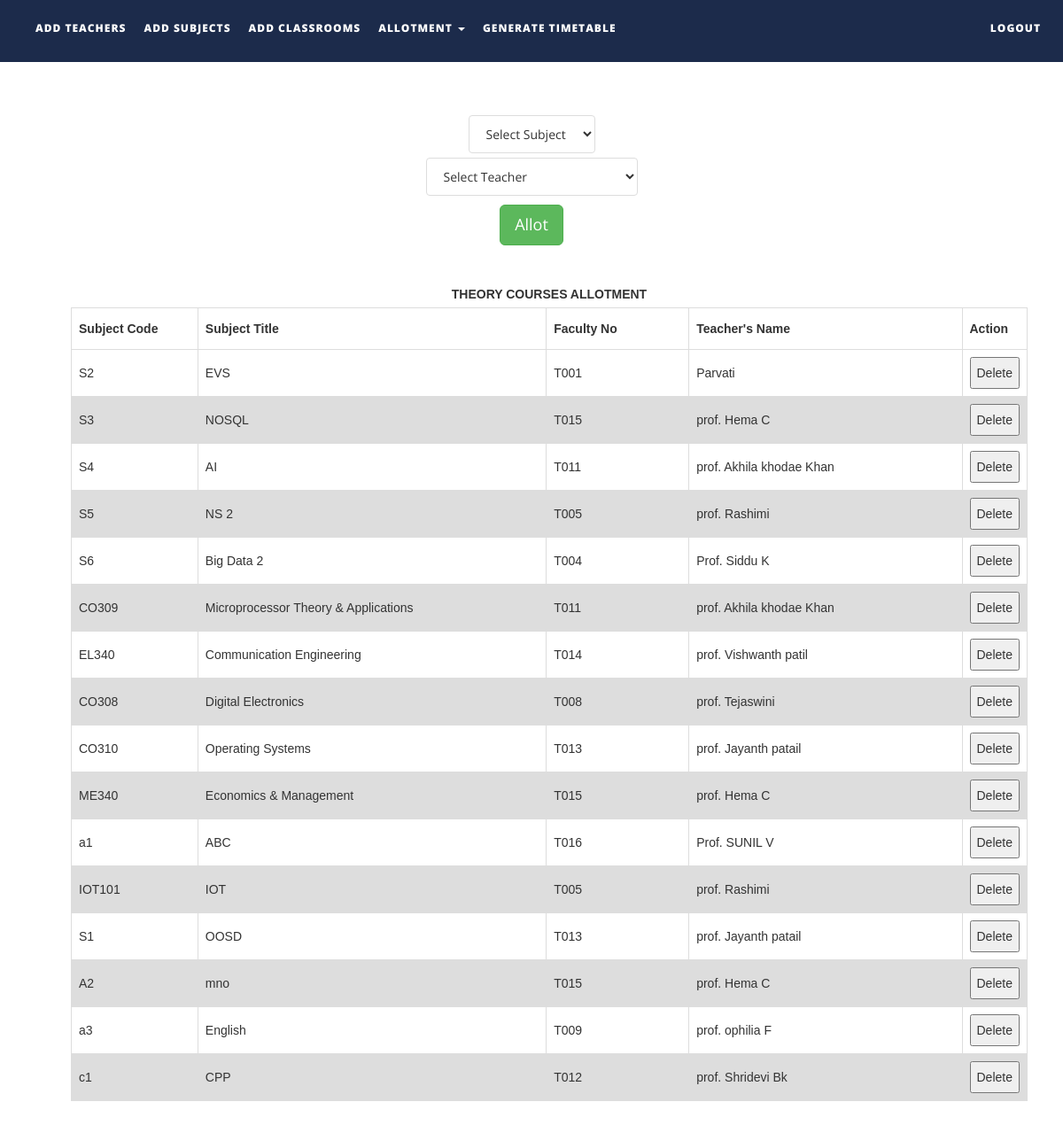
/files/allotsubjects.php, run on the app's committed database.
### tables this page shows
CREATE TABLE `subjects` (
  `subject_code` varchar(10) NOT NULL,
  `subject_name` varchar(50) NOT NULL,
  `course_type` varchar(15) NOT NULL,
  `semester` int(1) NOT NULL,
  `department` varchar(50) NOT NULL,
  `isAlloted` int(1) NOT NULL,
  `allotedto` text NOT NULL,
  `allotedto2` text NOT NULL,
  `allotedto3` text NOT NULL
);

CREATE TABLE `teachers` (
  `faculty_number` varchar(10) NOT NULL,
  `name` text NOT NULL,
  `alias` varchar(10) NOT NULL,
  `designation` varchar(30) NOT NULL,
  `contact_number` varchar(15) NOT NULL,
  `emailid` varchar(50) NOT NULL
);

### files/allotsubjects.php (the view, shortened to what this page needs)
<!DOCTYPE html>
<html xmlns="http://www.w3.org/1999/xhtml">
<head>
    <link href="assets/css/bootstrap.css" rel="stylesheet"/>
    <link href="assets/css/font-awesome.min.css" rel="stylesheet"/>
    <link href="assets/css/flexslider.css" rel="stylesheet"/>
    <link href="assets/css/style.css" rel="stylesheet"/>
</head>
<body>
<div class="navbar navbar-inverse navbar-fixed-top " id="menu">
    <div class="container">
        <div class="navbar-collapse collapse move-me">
            <ul class="nav navbar-nav navbar-left">
                <li><a href="addteachers.php">ADD TEACHERS</a></li>
                <li><a href="addsubjects.php">ADD SUBJECTS</a></li>
                <li><a href="addclassrooms.php">ADD CLASSROOMS</a></li>
                <li class="dropdown"><a class="dropdown-toggle" data-toggle="dropdown" aria-expanded="false">ALLOTMENT
                        <span class="caret"></span></a>
                </li>
                <li><a href="generatetimetable.php">GENERATE TIMETABLE</a></li>
            </ul>
            <ul class="nav navbar-nav navbar-right">
                <li><a href="index.php">LOGOUT</a></li>
            </ul>
        </div>
    </div>
</div>
<br>
<div align="center">
    <form action="allotmentFormvalidation.php" method="post" style="margin-top: 100px">
        <div style="margin-top: 5px">
            <select name="tobealloted" class="list-group-item">
                <?php
                $q = mysqli_query(mysqli_connect("localhost", "root", "", "ttms2"),
                    "SELECT * FROM subjects");
                $row_count = mysqli_num_rows($q);
                if ($row_count) {
                    $mystring = '
         <option selected disabled>Select Subject</option>';
                    while ($row = mysqli_fetch_assoc($q)) {
                        if ($row['isAlloted'] == 1 || $row['course_type'] == "LAB")
                            continue;
                        $mystring .= '<option value="' . $row['subject_code'] . '">' . $row['subject_name'] . '</option>';
                    }
                    echo $mystring;
                }
                ?>
            </select>
        </div>
        <div style="margin-top: 5px">
            <select name="toalloted" class="list-group-item">
                <?php
                $q = mysqli_query(mysqli_connect("localhost", "root", "", "ttms2"),
                    "SELECT * FROM teachers ");
                $row_count = mysqli_num_rows($q);
                if ($row_count) {
                    $mystring = '
         <option selected disabled>Select Teacher</option>';
                    while ($row = mysqli_fetch_assoc($q)) {
                        $mystring .= '<option value="' . $row['faculty_number'] . '">' . $row['name'] . '</option>';
                    }
                    echo $mystring;
                }
                ?>
            </select>
        </div>
        <div style="margin-top: 10px">
            <button type="submit" class="btn btn-success btn-lg">Allot</button>
        </div>
    </form>
</div>
<table id=allotedsubjectstable>
    <caption><strong>THEORY COURSES ALLOTMENT</strong></caption>
    <tr>
        <th width="150">Subject Code</th>
        <th width=420>Subject Title</th>
        <th width="170">Faculty No</th>
        <th width="330">Teacher's Name</th>
        <th width="40">Action</th>
    </tr>
    <tbody>
    <?php
    $q = mysqli_query(mysqli_connect("localhost", "root", "", "ttms2"),
        "SELECT * FROM subjects ");
    while ($row = mysqli_fetch_assoc($q)) {
        if ($row['isAlloted'] == 0 || $row['course_type'] == 'LAB')
            continue;
        $teacher_id = $row['allotedto'];
        $t = mysqli_query(mysqli_connect("localhost", "root", "", "ttms2"),
            "SELECT name FROM teachers WHERE faculty_number = '$teacher_id'");
        $trow = mysqli_fetch_assoc($t);
        echo "<tr><td>{$row['subject_code']}</td>
                    <td>{$row['subject_name']}</td>
                    <td>{$row['allotedto']}</td>
                    <td>{$trow['name']}</td>
                   <td>
                    <button>Delete</button></td>
                    </tr>\n";
    }
    ?>
    </tbody>
</table>
</body>
</html>

### files/assets/css/style.css (style rules this page uses)
#menu { background-color: rgba(28, 43, 75, 1); color: #fff; font-size: 12px; font-weight: 900; letter-spacing: 1px; min-height: 70px; }
.navbar-inverse { border-color: transparent; }
.navbar-inverse .navbar-nav > li > a, .navbar-inverse .navbar-nav > li > a:hover { color: #FFF; padding: 22px 10px; }

### files/allotsubjects.php (style rules this page uses)
table { margin-top: 40px; margin-bottom: 50px; font-family: arial, sans-serif; border-collapse: collapse; margin-left: 80px; width: 90%; }
td, th { border: 1px solid #dddddd; text-align: left; padding: 8px; }
tr:nth-child(even) { background-color: #dddddd; }

### data on the page
subjects: subject_code "S2", subject_name "EVS", allotedto "T001", teachers.name "Parvati"
subjects: subject_code "S3", subject_name "NOSQL", allotedto "T015", teachers.name "prof. Hema C"
subjects: subject_code "S4", subject_name "AI", allotedto "T011", teachers.name "prof. Akhila khodae Khan"
subjects: subject_code "S5", subject_name "NS 2", allotedto "T005", teachers.name "prof. Rashimi"
subjects: subject_code "S6", subject_name "Big Data 2", allotedto "T004", teachers.name "Prof. Siddu K"
subjects: subject_code "CO309", subject_name "Microprocessor Theory & Applications", allotedto "T011", teachers.name "prof. Akhila khodae Khan"
subjects: subject_code "EL340", subject_name "Communication Engineering", allotedto "T014", teachers.name "prof. Vishwanth patil"
subjects: subject_code "CO308", subject_name "Digital Electronics", allotedto "T008", teachers.name "prof. Tejaswini"
subjects: subject_code "CO310", subject_name "Operating Systems", allotedto "T013", teachers.name "prof. Jayanth patail"
subjects: subject_code "ME340", subject_name "Economics & Management", allotedto "T015", teachers.name "prof. Hema C"
subjects: subject_code "a1", subject_name "ABC", allotedto "T016", teachers.name "Prof. SUNIL V"
subjects: subject_code "IOT101", subject_name "IOT", allotedto "T005", teachers.name "prof. Rashimi"
subjects: subject_code "S1", subject_name "OOSD", allotedto "T013", teachers.name "prof. Jayanth patail"
subjects: subject_code "A2", subject_name "mno", allotedto "T015", teachers.name "prof. Hema C"
subjects: subject_code "a3", subject_name "English", allotedto "T009", teachers.name "prof. ophilia F"
subjects: subject_code "c1", subject_name "CPP", allotedto "T012", teachers.name "prof. Shridevi Bk"
